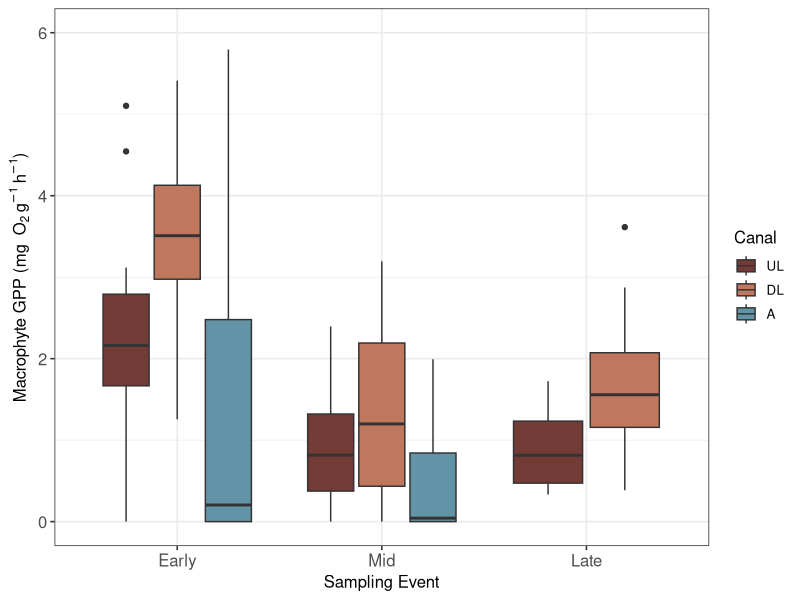
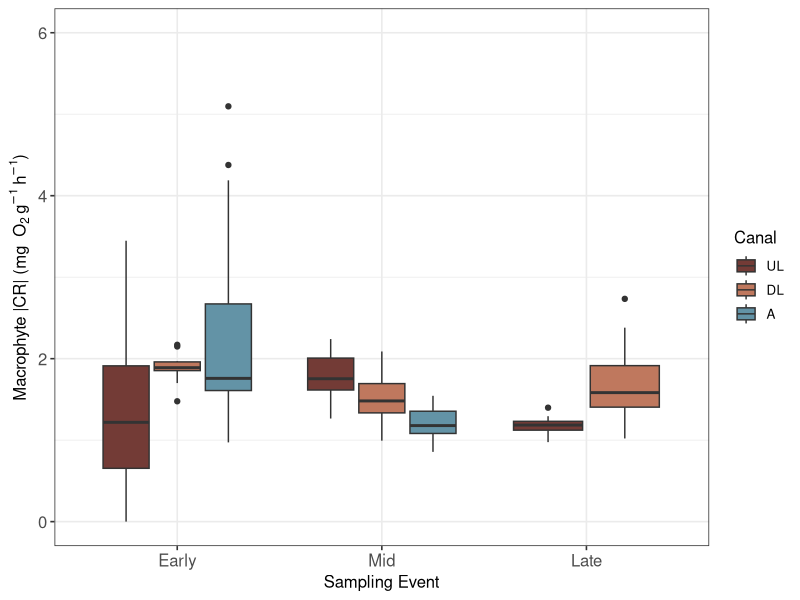
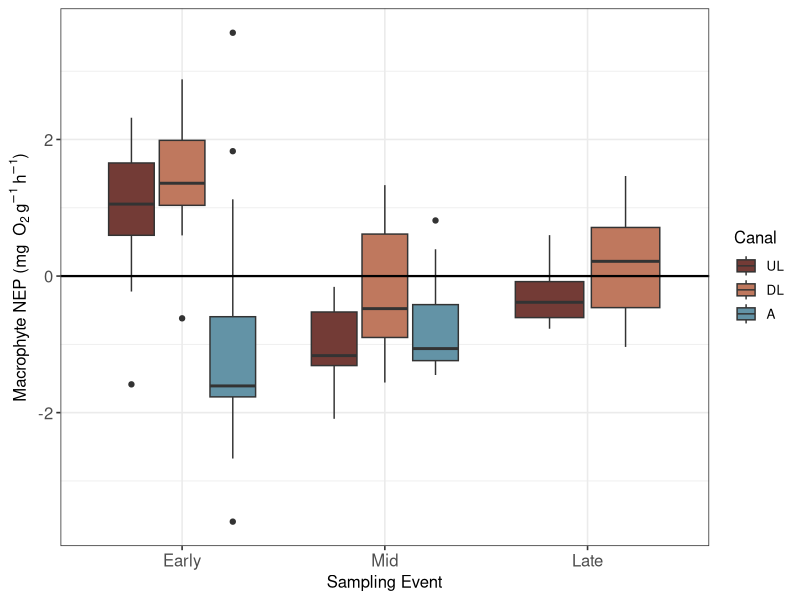
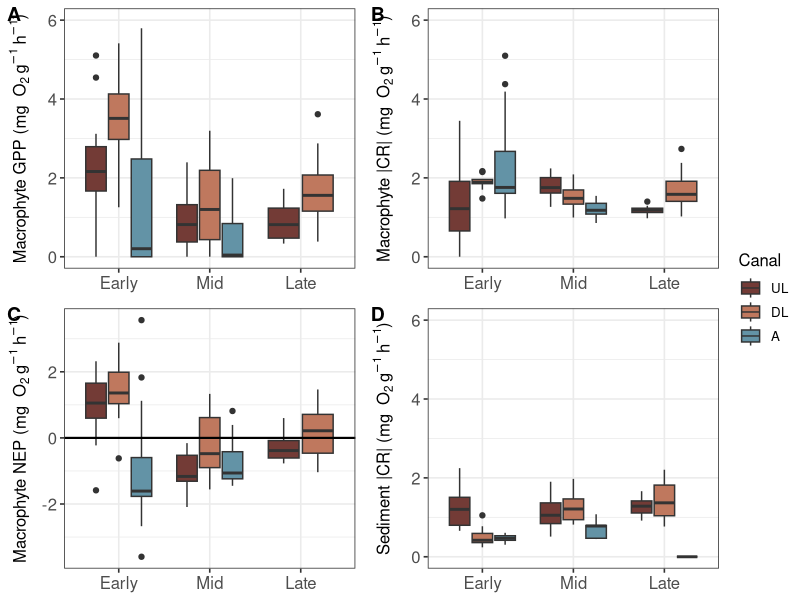
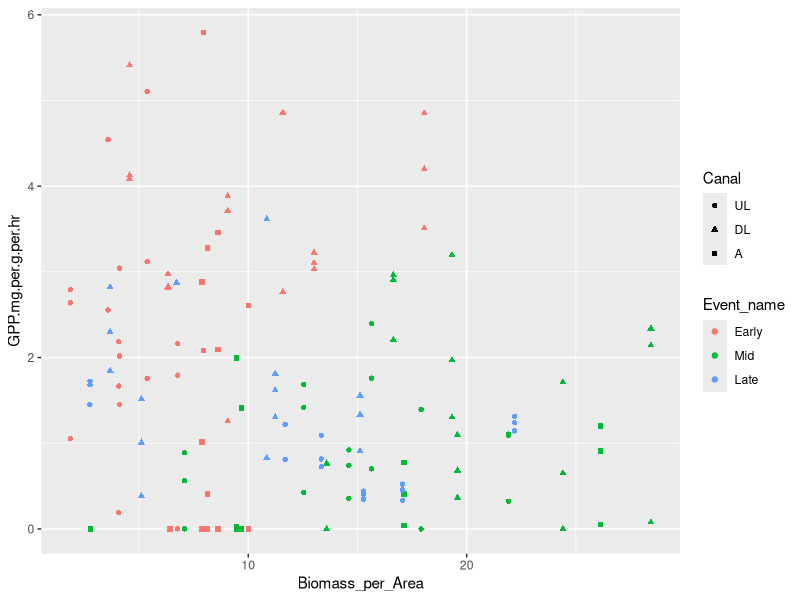

The R script that drew these images, in order:
## Redo of Figure 4 from barplots to boxplots

#######################
## Import packages
#######################
lapply(c("plyr","dplyr","ggplot2","cowplot",
         "lubridate","tidyverse"), require, character.only=T)

##################
## Import data
#################
df<-read.csv("Environmental_and_CompartmentMetabolism_AllObservations.csv")
#Make Canal and Event factors
df$Event<-as.factor(df$Event)
df$Canal<-as.factor(df$Canal)

## Rename events
df$Event_name <- revalue(as.factor(df$Event),
                                  c("1" = "Early",
                                    "2" = "Mid",
                                    "3" = "Late"))

## add in zero values for Late, Canal A given missing values
df[which(df$Canal == "A" & df$Event_name == "Late"),]$GPP.mg.per.g.per.hr <- 0
df[which(df$Canal == "A" & df$Event_name == "Late"),]$CR.mg.per.g.per.hr <- 0




##################
## Macrophyte GPP
##################
macrophytes <- df[which(df$Substrate == "Plant"),]

## order sites
macrophytes$Canal <- factor(macrophytes$Canal, levels = c('UL', 'DL', 'A'))

## Plot
macrophyte_gpp <-
  ggplot(macrophytes, aes(x = Event_name, y = GPP.mg.per.g.per.hr,
                        fill = Canal)) + 
  geom_boxplot()+
  coord_cartesian(ylim = c(0, 6))+
  scale_fill_manual(values = c("A" = "#6393A6","UL" = "#733B36", "DL" = "#BF785E"))+
  labs(y=expression('Macrophyte GPP (mg '*~O[2]~ g^-1~ h^-1*')'),
       x = "Sampling Event")+
  theme_bw(base_size = 12)+
  theme(axis.text = element_text(size = 12))
macrophyte_gpp


macrophytes$NEP.mg.per.g.per.hr <- macrophytes$GPP.mg.per.g.per.hr - macrophytes$CR.mg.per.g.per.hr


macrophyte_cr <- ggplot(macrophytes, aes(x = Event_name, y = CR.mg.per.g.per.hr,
                        fill = Canal)) + 
  geom_boxplot()+
  coord_cartesian(ylim = c(0, 6))+
  scale_fill_manual(values = c("A" = "#6393A6","UL" = "#733B36", "DL" = "#BF785E"))+
  labs(y=expression('Macrophyte |CR| (mg '*~O[2]~ g^-1~ h^-1*')'),
       x = "Sampling Event")+
  theme_bw(base_size = 12)+
  theme(axis.text = element_text(size = 12))
macrophyte_cr


macrophyte_nep <-
  ggplot(macrophytes, aes(x = Event_name, y = NEP.mg.per.g.per.hr,
                          fill = Canal)) + 
  geom_boxplot()+
  scale_fill_manual(values = c("A" = "#6393A6","UL" = "#733B36", "DL" = "#BF785E"))+
  labs(y=expression('Macrophyte NEP (mg '*~O[2]~ g^-1~ h^-1*')'),
       x = "Sampling Event")+
  geom_hline(yintercept = 0, size = 0.75)+
  theme_bw(base_size = 12)+
  theme(axis.text = element_text(size = 12))
macrophyte_nep


#############
## Sediment
##############
sediment <- df[which(df$Substrate == "Sed"),]
## order sites
sediment$Canal <- factor(sediment$Canal, levels = c('UL', 'DL', 'A'))


sediment_cr <- ggplot(sediment, aes(x = Event_name,
                                    y = CR.mg.per.g.per.hr,
                                    fill = Canal)) + 
  geom_boxplot()+
  coord_cartesian(ylim = c(0, 6))+
  scale_fill_manual(values = c("A" = "#6393A6","UL" = "#733B36", "DL" = "#BF785E"))+
  labs(y=expression('Sediment |CR| (mg '*~O[2]~ g^-1~ h^-1*')'),
       x = "Sampling Event")+
  theme_bw(base_size = 12)+
  theme(axis.text = element_text(size = 12))


##############################
## All together now
##############################
plot_grid(
plot_grid(macrophyte_gpp+theme(legend.position = "none",
                               axis.title.x = element_blank()),
          macrophyte_cr+theme(legend.position = "none",
                              axis.title.x = element_blank()),
          macrophyte_nep+theme(legend.position = "none",
                               axis.title.x = element_blank()),
          sediment_cr+theme(legend.position = "none",
                            axis.title.x = element_blank()),
          align = "hv",
          ncol = 2, nrow =2,labels = c("A","B","C","D")),
get_legend(macrophyte_gpp), nrow = 1, rel_widths = c(1,0.1))


#######################
## Biomass comparison
#######################
ggplot(macrophytes, aes(Biomass_per_Area, GPP.mg.per.g.per.hr,
                        color = Event_name, shape = Canal))+
  geom_point()
## nothing interesting


######################
## Kruskal tests
######################
macrophytes.nep <- na.omit(macrophytes %>% dplyr::select(Canal, Event, NEP.mg.per.g.per.hr))
kruskal.test(NEP.mg.per.g.per.hr ~ Canal, macrophytes.nep)
kruskal.test(NEP.mg.per.g.per.hr ~ Event, macrophytes.nep)

kruskal.test(CR.mg.per.g.per.hr ~ Canal, na.omit(sediment %>% dplyr::select(Canal, Event, CR.mg.per.g.per.hr))) #yes
kruskal.test(CR.mg.per.g.per.hr ~ Event, na.omit(sediment %>% dplyr::select(Canal, Event, CR.mg.per.g.per.hr))) #yes
